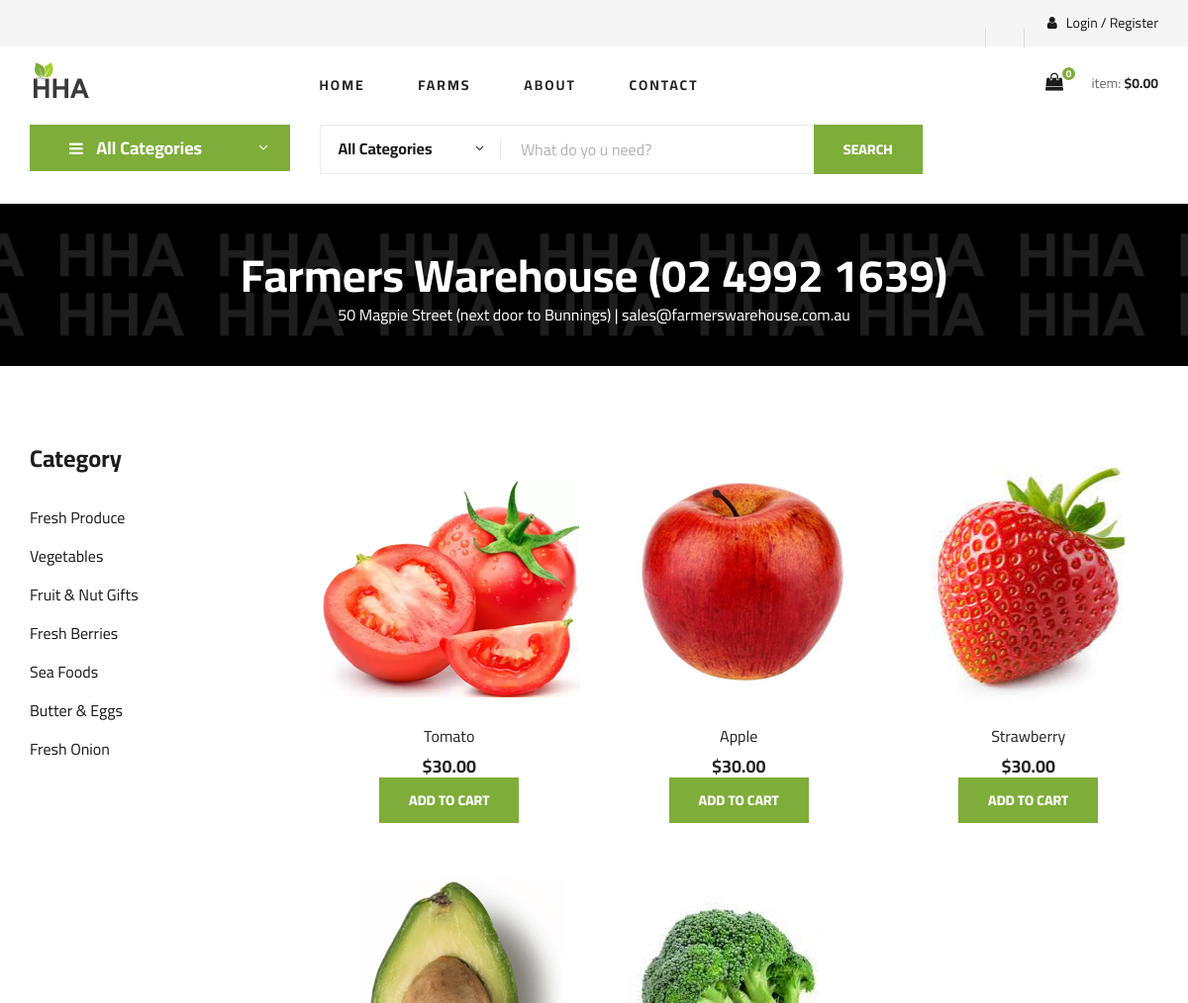
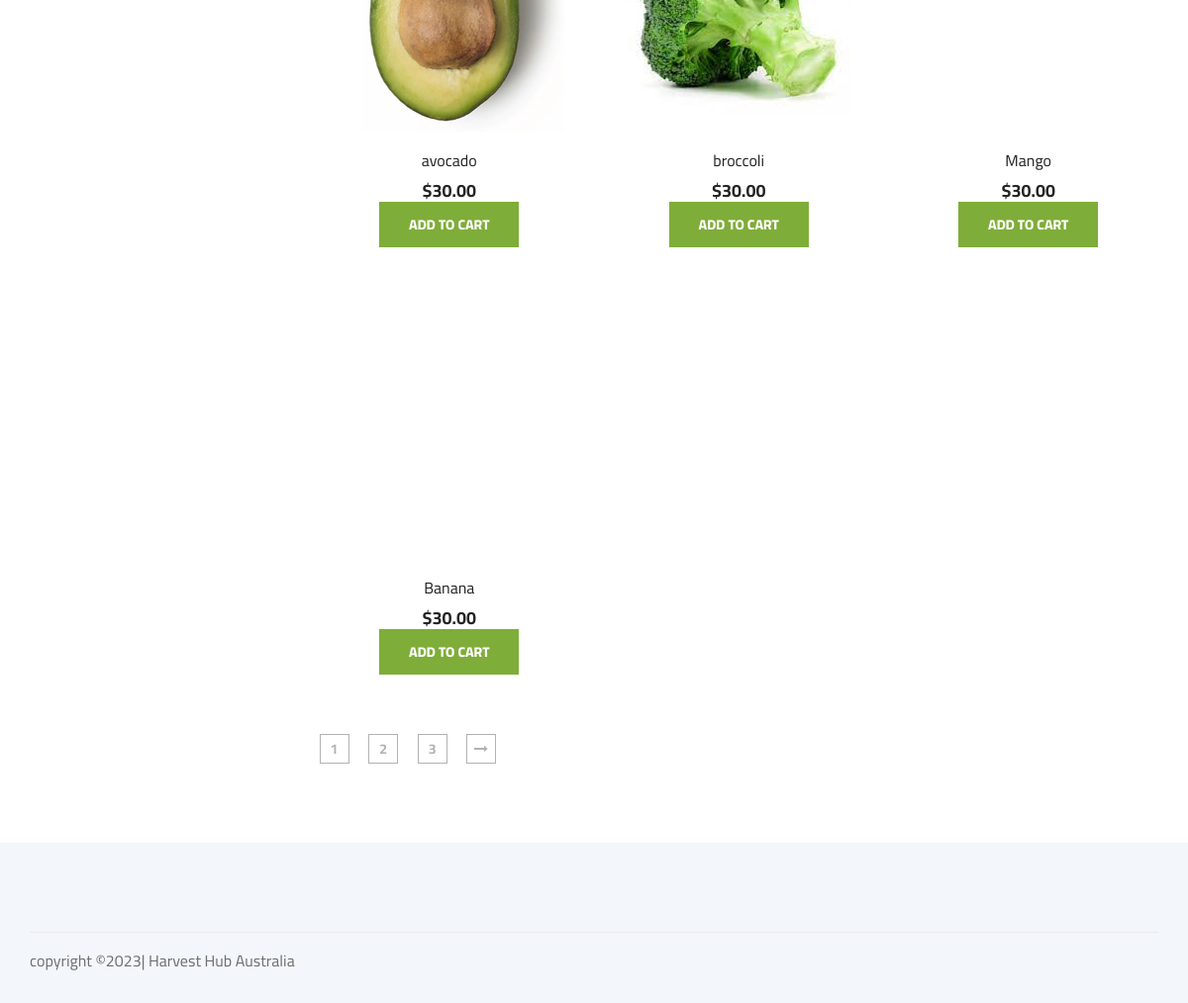
/?p=farm&farm=1, run on the app's committed database (2 pictures, top to bottom).
### tables this page shows
CREATE TABLE IF NOT EXISTS `farm` (
  `farm_id` INT NOT NULL AUTO_INCREMENT,
  `farm_name` VARCHAR(45) NOT NULL,
  `address` TEXT NULL,
  `email` VARCHAR(100) NOT NULL,
  `phone` VARCHAR(45) NOT NULL,
  `admin_id` INT NOT NULL,
  `created_by` VARCHAR(45) NOT NULL,
  `created_at` DATETIME NOT NULL,
  PRIMARY KEY (`farm_id`),
  INDEX `FK_ADMIN_ID_idx` (`admin_id` ASC),
  CONSTRAINT `FK_ADMIN_ID`
    FOREIGN KEY (`admin_id`)
    REFERENCES `users` (`user_id`)
    ON DELETE NO ACTION
    ON UPDATE NO ACTION);

CREATE TABLE IF NOT EXISTS `product_category` (
  `category_id` INT NOT NULL AUTO_INCREMENT,
  `category_name` VARCHAR(45) NOT NULL,
  `description` TEXT NULL,
  PRIMARY KEY (`category_id`));

CREATE TABLE IF NOT EXISTS `product` (
  `product_id` INT NOT NULL AUTO_INCREMENT,
  `product_name` VARCHAR(45) NOT NULL,
  `product_description` TEXT NULL,
  `product_price` DECIMAL NULL,
  `category_id` INT NOT NULL,
  `store_id` INT NOT NULL,
  PRIMARY KEY (`product_id`),
  INDEX `FK_CAT_ID_idx` (`category_id` ASC),
  INDEX `FK_STORE_ID_idx` (`store_id` ASC),
  CONSTRAINT `FK_CAT_ID`
    FOREIGN KEY (`category_id`)
    REFERENCES `product_category` (`category_id`)
    ON DELETE NO ACTION
    ON UPDATE NO ACTION,
  CONSTRAINT `FK_FARM_ID`
    FOREIGN KEY (`store_id`)
    REFERENCES `farm` (`farm_id`)
    ON DELETE NO ACTION
    ON UPDATE NO ACTION);

### imp/functions.php (called while the page is built, shortened)
<?php
function calc_num_of_items(){
		$numofitems = 0;
if(!isset($_SESSION['cart'])){ $numofitems=0.00;}
	 return $numofitems;
}
function calc_total_cart(){
$totalamount=0;
if(!isset($_SESSION['cart'])){ $totalamount=0.00;}
return number_format((float)($totalamount), 2, '.', '');
}
function category(){
	global $conn;
	$status[0] = false;
	$status[1] = "";
	$sql = "select * from product_category";
				$xsql = mysqli_query($conn,$sql);
				if($xsql){
					if(mysqli_affected_rows($conn)==0){
						$status[0] = false;
						$status[1] = "No category";
					}
					else{
						$count = 0;
						$status[0] = true;
						$status[1] = "success";
						while($rw=mysqli_fetch_array($xsql)){
							$status[2][$count]['category_id'] = $rw['category_id'];
							$status[2][$count]['category_name'] = $rw['category_name'];
							$count++;
						}
					}
				}
				else{
					$status[0] = false;
					$status[1] = "Error";
				}
	return $status;
}
function get_farm($farm_id){
	global $conn;
	$status[0] = false;
	$status[1] = "";
	$sql = "select * from farm where farm_id='".$farm_id."'";
				$xsql = mysqli_query($conn,$sql);
				if($xsql){
					if(mysqli_affected_rows($conn)==0){
						$status[0] = false;
						$status[1] = "No Farm";
					}
					else{
						$count = 0;
						$status[0] = true;
						$status[1] = "success";
						while($rw=mysqli_fetch_array($xsql)){
							$status[2][$count]['farm_id'] = $rw['farm_id'];
							$status[2][$count]['farm_name'] = $rw['farm_name'];
							$status[2][$count]['address'] = $rw['address'];
							$status[2][$count]['email'] = $rw['email'];
							$status[2][$count]['phone'] = $rw['phone'];
							$status[2][$count]['admin_id'] = $rw['admin_id'];
							$count++;
						}
					}
				}
				else{
					$status[0] = false;
					$status[1] = "Error";
				}
	return $status;
}
function get_products($farm_id){
	global $conn;
	$status[0] = false;
	$status[1] = "";
	$sql = "select * from product where store_id='".$farm_id."'";
				$xsql = mysqli_query($conn,$sql);
				if($xsql){
					if(mysqli_affected_rows($conn)==0){
						$status[0] = false;
						$status[1] = "No Farm";
					}
					else{
						$count = 0;
						$status[0] = true;
						$status[1] = "success";
						while($rw=mysqli_fetch_array($xsql)){
							$status[2][$count]['product_id'] = $rw['product_id'];
							$status[2][$count]['product_name'] = $rw['product_name'];
							$status[2][$count]['product_description'] = $rw['product_description'];
							$status[2][$count]['product_price'] = $rw['product_price'];
							$status[2][$count]['category_id'] = $rw['category_id'];
							$status[2][$count]['store_id'] = $rw['store_id'];
							$count++;
						}
					}
				}
				else{
					$status[0] = false;
					$status[1] = "Error";
				}
	return $status;
}
?>

### imp/url_engine.php (called while the page is built, shortened)
<?php
function url_engine($p){
	$link = url_split($p);
	$link[0] = page_process($link[0]);
return $link;
}
function url_var_count($p){
	$count = 0;
	$link = explode("/", $p);
	foreach($link as $val){
		$count++;
	}
return $count;
}
function url_split($p){
	$link = explode("/", $p);
	return $link;
}
function page_process($page){
	global $conn;
	$sqlpage = "select * from page_tbl where page_code ='".strtoupper(mysqli_real_escape_string($conn,$page))."'
				 limit 1 ";
	$xsqlpage = mysqli_query($conn,$sqlpage);
	if($xsqlpage){
		if(mysqli_affected_rows($conn)==0){
			$xpage ="404";
		}
		else{
			$xpage = strtoupper($page);
		}
	}
	else{
		$xpage = "ERROR";
	}
	return $xpage;
}
?>

### imp/page_engine.php (called while the page is built)
<?php
	function page_engine($page_code){
		global $conn;
		$page_info[0] = 0;
		$sqlpage = "select * from page_tbl where page_code='".mysqli_real_escape_string($conn,$page_code)."' limit 1";
		$xsqlpage = mysqli_query($conn,$sqlpage);
		if($xsqlpage){
			if(mysqli_affected_rows($conn)==0){
				$page_info[0] = 0;
			}
			else{
				while($rw = mysqli_fetch_array($xsqlpage)){
					$page_info[0] = $rw['page_id'];
					$page_info[1] = $rw['page_code'];
					$page_info[2] = $rw['page_title'];
					$page_info[3] = $rw['url'];
					$page_info[4] = $rw['description'];
					$page_info[5] = $rw['access_level'];
					$page_info[6] = $rw['defaults'];
				}
			}
		}
		else{
			$page_info[0] = 0;
		}
		return $page_info;
	}
?>

### pages/farm.php (the view, shortened to what this page needs)
<section class="hero hero-normal">
    <div class="container">
        <div class="row">
            <div class="col-lg-3">
                <div class="hero__categories">
                    <div class="hero__categories__all">
                        <i class="fa fa-bars"></i>
                        <span>All Categories</span>
                    </div>
                    <?php
			if(isset($_GET['farm'])){
				$farm_id = $_GET['farm'];
			}
			else{
				$farm_id = null;
			}
			$cat = category();
		?>
                </div>
            </div>
            <div class="col-lg-9">
                <div class="hero__search">
                    <div class="hero__search__form">
                        <form method="post" action="?p=search">
                            <div class="hero__search__categories">
                                All Categories
                                <span class="arrow_carrot-down"></span>
                            </div>
                            <input name="search" type="text" placeholder="What do yo u need?">
                            <button type="submit" class="site-btn">SEARCH</button>
                        </form>
                    </div>
                </div>
            </div>
        </div>
    </div>
</section>
<section class="breadcrumb-section set-bg" data-setbg="img/breadcrumb.png">
    <div class="container">
        <div class="row">
            <div class="col-lg-12 text-center">
                <div class="breadcrumb__text">
                    <?php
                    		if(isset($_GET['farm'])){
					$farm_info = get_farm($_GET['farm']);
					if($farm_info[0]){
						echo '<h2>'.$farm_info[2][0]['farm_name'] .' ('.$farm_info[2][0]['phone'].') </h2>';
						echo'<div class="breadcrumb__option">';
						echo '<span>'.$farm_info[2][0]['address'].' | '.$farm_info[2][0]['email']  .'</span>';
						echo '</div>';
					}
				}
		?>
                </div>
            </div>
        </div>
    </div>
</section>
<section class="product spad">
    <div class="container">
        <div class="row">
            <div class="col-lg-3 col-md-5">
                <div class="sidebar">
                    <div class="sidebar__item">
                        <h4>Category</h4>
                        <ul>
                            <?php
					  $cat = category();
					  if($cat[0]){
						  foreach($cat[2] as $val){
							  echo '<li><a href="?p=farm&cat='.$val['category_id'].'">'.$val['category_name'].'</a></li>';
						  }
					  }
				?>
                        </ul>
                    </div>
                </div>
            </div>
            <div class="col-lg-9 col-md-7">
                <div class="row">
                <?php
		$products = get_products($farm_id);
		if($products[0]){
			  foreach($products[2] as $val2){
	echo '
	<div class="col-lg-4 col-md-6 col-sm-6">
                        <div class="product__item">
                            <div class="product__item__pic set-bg" data-setbg="img/product/'.$val2['product_id'].'.png">
                            </div>
                            <div class="product__item__text">
                                <h6><a href="#">'.$val2['product_name'].'</a></h6>
                                <h5>$30.00</h5>
					<form action="" method="post">
					<input name="addtocart" type="hidden" value="'.$val2['product_id'].'" />
					<input name="addtocart" type="submit" class="site-btn" value="Add to Cart" />
					</form>
                            </div>
                        </div>
                    </div>';
			  }
		}
	?>
                </div>
                <div class="product__pagination">
                    <a href="#">1</a>
                    <a href="#">2</a>
                    <a href="#">3</a>
                    <a href="#"><i class="fa fa-long-arrow-right"></i></a>
                </div>
            </div>
        </div>
    </div>
</section>

### imp/gui.php (shortened to what this page needs)
<?php
function headers(){
	?>
    <!DOCTYPE html>
<html lang="en">
<head>
    <link rel="stylesheet" href="css/bootstrap.min.css" type="text/css">
    <link rel="stylesheet" href="css/font-awesome.min.css" type="text/css">
    <link rel="stylesheet" href="css/elegant-icons.css" type="text/css">
    <link rel="stylesheet" href="css/nice-select.css" type="text/css">
    <link rel="stylesheet" href="css/jquery-ui.min.css" type="text/css">
    <link rel="stylesheet" href="css/owl.carousel.min.css" type="text/css">
    <link rel="stylesheet" href="css/slicknav.min.css" type="text/css">
    <link rel="stylesheet" href="css/style.css" type="text/css">
</head>
<body>
    <header class="header">
        <div class="header__top">
            <div class="container">
                <div class="row">
                    <div class="col-lg-6">
                        <div class="header__top__left">
                        </div>
                    </div>
                    <div class="col-lg-6">
                        <div class="header__top__right">
                            <div class="header__top__right__auth">
                            <?php
								if(isset($_SESSION['user']['user_id'])){
									echo '<a href="?p=logout"><i class="fa fa-user"></i> Logout </a>';
								}
								else{
									echo '<a href="?p=account"><i class="fa fa-user"></i> Login / Register</a>';
								}
							?>
                            </div>
                        </div>
                    </div>
                </div>
            </div>
        </div>
        <div class="container">
            <div class="row">
                <div class="col-lg-3">
                    <div class="header__logo">
                        <a href="./index.html"><img src="img/logo.png" alt=""></a>
                    </div>
                </div>
                <div class="col-lg-6">
                    <nav class="header__menu">
                        <ul>
                            <li><a href="?p=home">Home</a></li>
                            <li><a href="?p=farms">Farms</a></li>
                            <li><a href="?p=about">About</a></li>
                            <li><a href="?p=contact">Contact</a></li>
                        </ul>
                    </nav>
                </div>
                <div class="col-lg-3">
                    <div class="header__cart">
                        <ul>
                            <li><a href="?p=cart"><i class="fa fa-shopping-bag"></i> <span><?php global $num_of_items; echo $num_of_items;?></span></a></li>
                        </ul>
                        <div class="header__cart__price">item: <span>$<?php global $cart_total; echo $cart_total;?></span></div>
                    </div>
                </div>
            </div>
        </div>
    </header>
    <?php
}
function footers(){
	?>
    <footer class="footer spad">
        <div class="container">
            <div class="row">
                <div class="col-lg-12">
                    <div class="footer__copyright">
                        <div class="footer__copyright__text"><p>
  <?php echo 'copyright &copy;'. date("Y") .'| Harvest Hub Australia'; ?></p></div>
                    </div>
                </div>
            </div>
        </div>
    </footer>
</body>
</html>
    <?php
}
?>

### index.php (shortened to what this page needs)
<?php
require_once'imp/conn.php';
require_once'imp/url_engine.php';
require_once'imp/page_engine.php';
require_once'imp/gui.php';
require_once'imp/functions.php';
 		if(!empty($_GET['p'])){
  			$p = $_GET['p'];
  		 }
		 else{
		 	$p ="home";
		}
		$links = url_engine($p);
	$num_of_items = calc_num_of_items();
	$cart_total = calc_total_cart() ;
		$page_info = page_engine($links[0]);
		$page_url = $page_info[3];
		$access_level = $page_info[5];
headers();
?>
<?php
		if($access_level=="PRIVATE"){
			if(empty($_SESSION['user']['user_id'])){
				include "pages/login.php";
			}
			else{
				$sql = "select * from resp_tbl where page_id='".$page_info[0]."' and user_type_id = '".$_SESSION['user']['user_type_id']."'";
				$xsql = mysqli_query($conn,$sql);
				if($xsql){
					if(mysqli_affected_rows($conn) == 0){
						include "pages/404.php";
					}
					else{
						include $page_url;
					}
				}
				else{
					include "pages/404.php";
				}
			}
		}else{
			include $page_url;
		}
footers();
?>

### data on the page
farm: farm_name "Farmers Warehouse", phone "02 4992 1639", address "50 Magpie Street (next door to Bunnings)", email "sales@farmerswarehouse.com.au"
product_category: category_name "Fresh Produce"
product_category: category_name "Vegetables"
product_category: category_name "Fruit & Nut Gifts"
product_category: category_name "Fresh Berries"
product_category: category_name "Sea Foods"
product_category: category_name "Butter & Eggs"
product_category: category_name "Fresh Onion"
product: shows a picture, product_name "Tomato"
product: shows a picture, product_name "Apple"
product: shows a picture, product_name "Strawberry"
product: shows a picture, product_name "avocado"
product: shows a picture, product_name "broccoli"
product: product_name "Mango"
product: product_name "Banana"

### other printed values
$num_of_items "0"
$cart_total "0.00"
